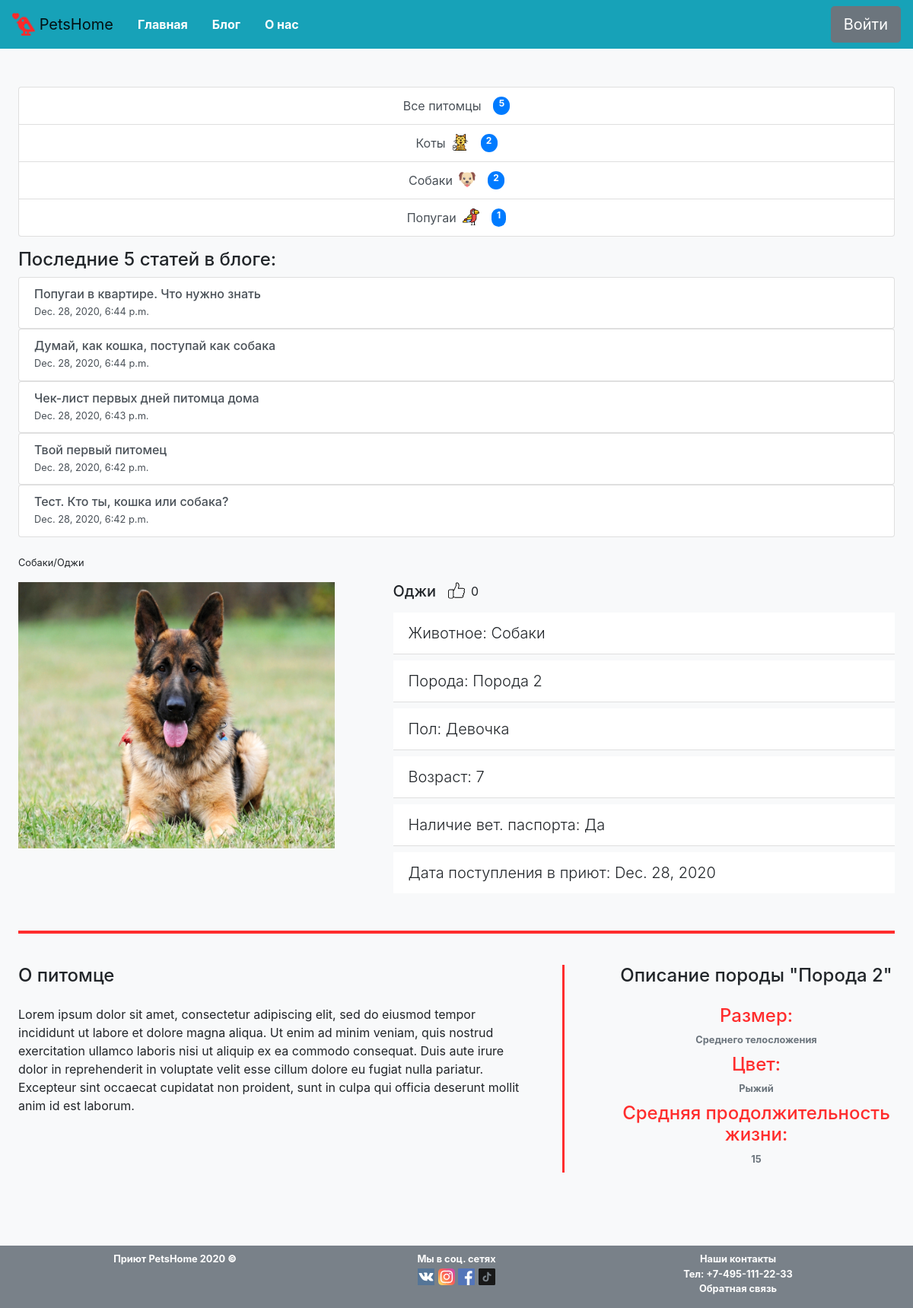
/pets/4, run on the app's committed database.
### pets/models.py (models this page shows, shortened)
class Animal (models.Model):
    CAT = 'Коты'
    DOG = 'Собаки'
    PARROT = 'Попугаи'
    ANIMAL_TYPE = [
        (CAT,'Коты'),
        (DOG, 'Собаки'),
        (PARROT, 'Попугаи'),
    ]
    type = models.CharField(max_length= 30, choices=ANIMAL_TYPE, verbose_name='Тип животного')
    icon = models.ImageField(upload_to='animal_icons/%Y/%m/%d', blank=True, verbose_name='Иконка животного')
    slug = models.SlugField(default='', unique=True)
    def __str__(self):
        return self.type

class Pet (models.Model):
    MALE = 'Мальчик'
    FEMALE = 'Девочка'
    PET_SEX = [
        (MALE,'Мальчик'),
        (FEMALE, 'Девочка'),
    ]
    nickname = models.CharField(max_length=80, verbose_name='Кличка питомца')
    sex = models.CharField (max_length = 10, choices= PET_SEX, verbose_name='Пол питомца')
    breed = models.ForeignKey(Breed, on_delete= models.CASCADE, verbose_name='Порода питомца')
    description = models.TextField(verbose_name='Описание')
    date_enter = models.DateField(default=datetime.date.today(), verbose_name='Дата поступления')
    type = models.ForeignKey(Animal, on_delete=models.CASCADE, verbose_name='Тип питомца')
    year = models.SmallIntegerField(verbose_name='Возраст питомца')
    photo = models.ImageField(upload_to='pet_images/%Y/%m/%d', blank=True, verbose_name='Фото питомца')
    like = models.SmallIntegerField (default=0, verbose_name='Лайки')
    vetpasport = models.BooleanField(default= False,verbose_name='Наличие ветпаспорта у питомца')

class Blog (models.Model):
    title = models.CharField(max_length= 200, verbose_name='Название статьи')
    date = models.DateTimeField(default=timezone.now, verbose_name='Дата опубликования')
    blogpost = models.TextField(verbose_name='Текст сообщения')
    small_decc = models.CharField(max_length = 50, blank=True, verbose_name='Короткий текст сообщения')

class Breed (models.Model):
    BIG = 'Большого телосложения'
    AVG = 'Среднего телосложения'
    SMALL = 'Маленького телосложения'
    BREED_SIZE = [
        (BIG,'Большого телосложения'),
        (AVG, 'Среднего телосложения'),
        (SMALL, 'Маленького телосложения'),
    ]
    name = models.CharField(max_length=50, verbose_name='Порода')
    size = models.CharField(max_length=100, choices=BREED_SIZE, verbose_name='Размер')
    color = models.CharField(max_length=100, verbose_name='Окрас')
    life = models.SmallIntegerField(verbose_name='Средняя продолжительность жизни')
    animal = models.ForeignKey(Animal, on_delete=models.CASCADE, verbose_name='Тип животного' )
    def __str__(self):
        return str(self.name)

### pets/views.py (the view)
# urls.py: path('pets/<int:pk>', views.PetInfoView.as_view(), name='pet_info'),
class PetInfoView(DetailView):
    model = models.Pet
    template_name = 'pet_info.html'
    def get_context_data(self, **kwargs):
        context = super().get_context_data(**kwargs)
        context["animal"] = models.Animal.objects.all()
        context["blog5"] = models.Blog.objects.all().order_by('-pk')[:5]
        context["pets_count"] = models.Pet.objects.all()
        return context

### pets/templates/pet_info.html (shortened to what this page needs)
{% extends 'base.html' %}
{% load static %}
{% block main %}
<div class="col-10 d-flex flex-column main-block-size">
    <div class="w-100"><p class="small">{{ object.type }}/{{ object.nickname }}</p></div>
    <div class="row mb-3 d-flex flex-wrap pet-wrapper">
        <div class="col-5 pet-info pet-photo mb-3">
            <img class="" style="height: 350px; width: 90%" src="{{ object.photo.url }}" alt="{{ object.nickname }}">
        </div>
        <div class="col-7 d-flex flex-column pet-info">
            <div class="d-flex flex-row">
                <h5 class="h5 mr-3 align-top">{{ object.nickname }}</h5>
                <form action="/pets/add_like/" method="post" enctype="multipart/form-data">
                    <input type="image" src='{% static "Images\like.svg" %}' value="like" style="height: 22px; width: 22px"/>
                </form>
                <p class="ml-2">{{ object.like }}</p>
            </div>
            <ul class="list-group list-group-flush">
                <li class="list-group-item mb-2 lead">Животное: {{object.type }} </li>
                <li class="list-group-item mb-2 lead">Порода: {{object.breed }}</li>
                <li class="list-group-item mb-2 lead">Пол: {{object.sex }}</li>
                <li class="list-group-item mb-2 lead">Возраст: {{object.year }}</li>
                {% if object.vetpasport == True %}
                <li class="list-group-item mb-2 lead">Наличие вет. паспорта: Да</li>
                {% else %}
                <li class="list-group-item mb-2 lead">Наличие вет. паспорта: Нет</li>
                {% endif %}
                <li class="list-group-item mb-2 lead">Дата поступления в приют: {{object.date_enter }}</li>
            </ul>
        </div>
    </div>
    <div class="d-flex flex-column align-items-center mb-3">
        <div class="contact-line w-90"></div>
    </div>
    <div class='row mb-5 d-flex flex-wrap pet-wrapper'>
        <div class="col-7 desc-text">
            <h4 class="h4 text-left mb-4">О питомце </h4>
            <p class="text-left w-100 mb-4">{{ object.description }}</p>
        </div>
        <div class="col-1 contact-line-pet">
            <div class="contact-line-vertical"></div>
        </div>
        <div class="col-4 breed-text">
            <h4 class="h4 text-center mb-4">Описание породы "{{object.breed}}"</h4>
            <ul class="list-group">
                <li class=" mb-2 text-center w-100"><h4 class="h4 li_color">Размер: </h4><small class="text-muted font-weight-bold">{{object.breed.size}}</small></li>
                <li class=" mb-2 text-center w-100"><h4 class="h4 li_color">Цвет: </h4><small class="text-muted font-weight-bold">{{object.breed.color}}</small></li>
                <li class=" mb-2 text-center w-100"><h4 class="h4 li_color">Средняя продолжительность жизни: </h4><small class="text-muted font-weight-bold">{{object.breed.life}}</small></li>
            </ul>
        </div>
    </div>
</div>
{% endblock %}

### pets/templates/base.html (shortened to what this page needs)
{% load static %}
<html lang="ru">
<head>
    {% block bootstrap_header %}
    <link rel="stylesheet" href="https://cdn.jsdelivr.net/npm/bootstrap@4.5.3/dist/css/bootstrap.min.css">
    {% endblock bootstrap_header %}
    <link rel="stylesheet" href='{% static "CSS\main.css" %}'>
</head>
<body>
    <header>
        <nav class="navbar navbar-expand-lg navbar-light bg-info d-flex flex-wrap">
            <a class="navbar-brand" href="/">
                <img src="{% static 'Images/love-birds2.png' %}" width="30" height="30" class="d-inline-block align-top " alt="">
                PetsHome
              </a>
            <div class="collapse navbar-collapse justify-content-center d-flex flex-wrap" >
                <ul class="nav mr-auto justify-content-center">
                    <li class="nav-item active">
                        <a class="nav-link text-white font-weight-bold" href="/">Главная<span class="sr-only">(current)</span></a>
                    </li>
                    <li class="nav-item">
                        <a class="nav-link text-white font-weight-bold" href="/blog/">Блог</a>
                    </li>
                    <li class="nav-item">
                        <a class="nav-link text-white font-weight-bold" href="/aboutus/">О нас</a>
                    </li>
                </ul>
                <form class="form-inline my-2 my-lg-0">
                    <button class="btn btn-secondary btn-lg my-2 my-sm-0" type="submit">Войти</button>
                </form>
            </div>
        </nav>
    </header>
    <main>
        <div class="row main-wrap mb-5 d-flex flex-wrap">
            <div class="col-2 menu-block-size">
                <div class="list-group mb-3">
                    <a href="/" class="list-group-item list-group-item-action d-flex justify-content-between ">
                      Все питомцы
                      <span class=" ml-3 badge badge-primary badge-pill">{{ pets_count|length }}</span>
                    </a>
                    {% for pet in animal %}
                    <a href="/pets/{{ pet.slug }}" id="{{ pet.type }}" class=" list-group-item list-group-item-action d-flex justify-content-between">
                    {{ pet.type }}
                        <img class="mr-3 ml-2" src='{{ pet.icon.url }}' style="height: 22px; width: 22px">
                        <span class="badge badge-primary badge-pill">{{ pet.pet_set.all|length }}</span>
                    {% endfor %}
                    </a>
                </div>
                <div class="mb-4">
                    <h4 class="h4">Последние 5 статей в блоге:</h4>
                    {% for blog in blog5  %}
                    <div class="list-group">
                        <a href="/blog/{{ blog.pk }}" class="list-group-item list-group-item-action flex-column align-items-start">
                        <div class="d-flex w-100 flex-column">
                            <h6 class="h6 mb-1">{{ blog.title }}</h6>
                            <small>{{ blog.date }}</small>
                        </div>
                        </a>
                    </div>
                    {% endfor %}
                </div>
            </div>
            {% block main %}
            {% endblock %}
        </div>
    </main>
    <footer class="bg-secondary" style="opacity: 0.9;" >
        <div class="container footer-container d-flex flex-row flex-wrap pt-2 ">
            <small class="col-4 text-white text-center font-weight-bold footer-wrap-size mb-3">Приют PetsHome 2020 <strong>&copy;</strong></small>
            <div class="col-4 text-white text-center d-flex flex-column footer-wrap-size mb-3">
                <small class="text-white text-center font-weight-bold">Мы в соц. сетях</small>
                <div class="social ">
                    <a href="#"><img src="{% static 'Images\vk.svg' %}" style="height: 22px; width: 22px" alt='VK'></a>
                    <a href="#"><img src="{% static 'Images\instagram.svg' %}" style="height: 22px; width: 22px" alt='instagram'></a>
                    <a href="#"><img src="{% static 'Images\facebook.svg' %}" style="height: 22px; width: 22px" alt='facebook'></a>
                    <a href="#"><img src="{% static 'Images\tiktok.svg' %}" style="height: 22px; width: 22px" alt='tiktok'></a>
                </div>
            </div>
            <address class="col-4 d-flex flex-column footer-wrap-size mb-3">
                <small class="text-white text-center font-weight-bold">
                    Наши контакты</br>
                    Тел: +7-495-111-22-33</br>
                    <a href="mailto:#" class="text-white text-center">Обратная связь</a>
                </small>
            </address>
        </div>
    </footer>
</body>
</html>

### asset/CSS/main.css (style rules this page uses)
.main-wrap { margin-top: 50px; }
.main-block-size { min-width: 45%; }
.contact-line { width: 80%; height: 4px; background-color: #FF2D2D; border-color: #FF2D2D; margin: 25px 0; }
body { background-color: #F8F9FA; }
main { margin: 0 2vw; background-color:#F8F9FA; }
.contact-line-vertical { width: 3px; height: 100%; background-color: #FF2D2D; border-color: #FF2D2D; margin: 0 25px; }
li { list-style-type: none; }
.li_color { color: #FF2D2D; }
.menu-block-size { min-width: 200px; }
.main-block-size { min-width: 200px; }
.footer-wrap-size { min-width: 168px; }
.desc-text { min-width: 440px; }
.pet-photo { min-width: 350px; }
@media screen and (max-width: 1236px) { .col-2 { flex: 0 0 80%; max-width: 80%; margin: 0 auto; } }
@media screen and (max-width: 1236px) { .col-10 { flex: 0 0 80%; max-width: 80%; margin: 0 auto; } }
@media screen and (max-width: 1236px) { .main-block-size { min-width: 100%; } }
@media screen and (max-width: 1236px) { .menu-block-size { min-width: 100%; } }
@media screen and (max-width: 1236px) { .justify-content-between { justify-content: center!important } }
@media screen and (max-width: 1236px) { .contact-line { width: 100%; } }

### data on the page
Animal: type "Коты", icon (picture), pet_set.all|length "2"
Animal: type "Собаки", icon (picture), pet_set.all|length "2"
Animal: type "Попугаи", icon (picture), pet_set.all|length "1"
Blog: title "Попугаи в квартире. Что нужно знать", date "Dec. 28, 2020, 6:44 p.m."
Blog: title "Думай, как кошка, поступай как собака", date "Dec. 28, 2020, 6:44 p.m."
Blog: title "Чек-лист первых дней питомца дома", date "Dec. 28, 2020, 6:43 p.m."
Blog: title "Твой первый питомец", date "Dec. 28, 2020, 6:42 p.m."
Blog: title "Тест. Кто ты, кошка или собака?", date "Dec. 28, 2020, 6:42 p.m."
Pet: type "Собаки", nickname "Оджи", photo (picture), like "0", breed "Порода 2", sex "Девочка", year "7", date_enter "Dec. 28, 2020", description "Lorem ipsum dolor sit amet, consectetur adipiscing elit, sed do eiusmod tempor incididunt ut labore et dolore magna aliqua. Ut enim ad minim veniam, quis nostrud exercitation ullamco laboris nisi ut aliquip ex ea commodo consequat. Duis aute irure dolor in reprehenderit in voluptate velit esse cillum dolore eu fugiat nulla pariatur. Excepteur sint occaecat cupidatat non proident, sunt in culpa qui officia deserunt mollit anim id est laborum.", breed.size "Среднего телосложения", breed.color "Рыжий", breed.life "15"

### other printed values
{{ pets_count|length }} "5"
